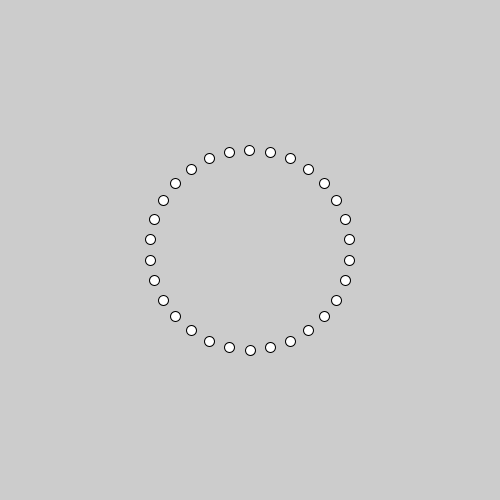
Frame 1 (no input)
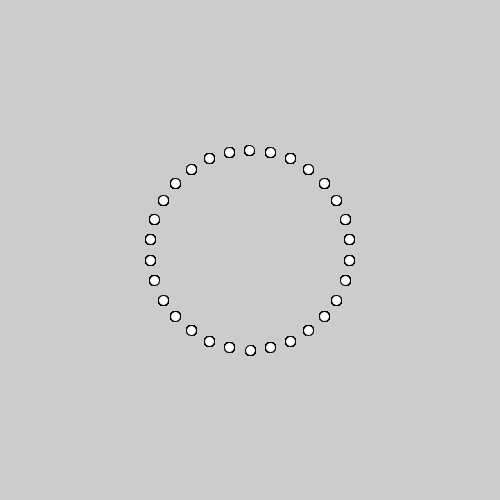
Frame 60 (the mouse pressed at the canvas centre just before this capture)
Frame 120 (the mouse held since frame 60 and released just before this capture): identical to frame 60, image omitted

The Processing sketch that drew these frames (run headless with seeded random() and noise(); from frame 60 on, the mouse is pressed at the canvas centre):

// Processing sketch: posicionamiento_circular_02
// ── posicionamiento_circular_02.pde
//Este codigo posiciona elementos alrededor de un centro

float angle; //separacion (en grados o radianes) entre cada elemento
float radio; //que tan lejos del centro de la circunferencia 
int nElementos; //numero total de elementos
float s; //para el tamano de los elementos
float origenX, origenY; //para determinar donde esta el centro de la circunferencia

void setup() {
  size(500, 500);
  nElementos = 30;
  s = 10;

  //TWO_PI es la medida de la circuferencia (es igual a 360 grados)
  //Si la dividimos por la cantidad de elementos,
  //vamos a obtener una distribucion pareja que ocupa los 360 grados
  angle = TWO_PI / nElementos; 

  radio = 100;
  origenX = width/2;
  origenY = height/2;
}

void draw() {
  for (int i=0; i<nElementos; i++) {
    //Este es el algoritmo para posicionar en circulo
    float posX = origenX + sin(angle * i) * radio;
    float posY = origenY + cos(angle * i) * radio;
    ellipse(posX, posY, s, s);
  }
}
